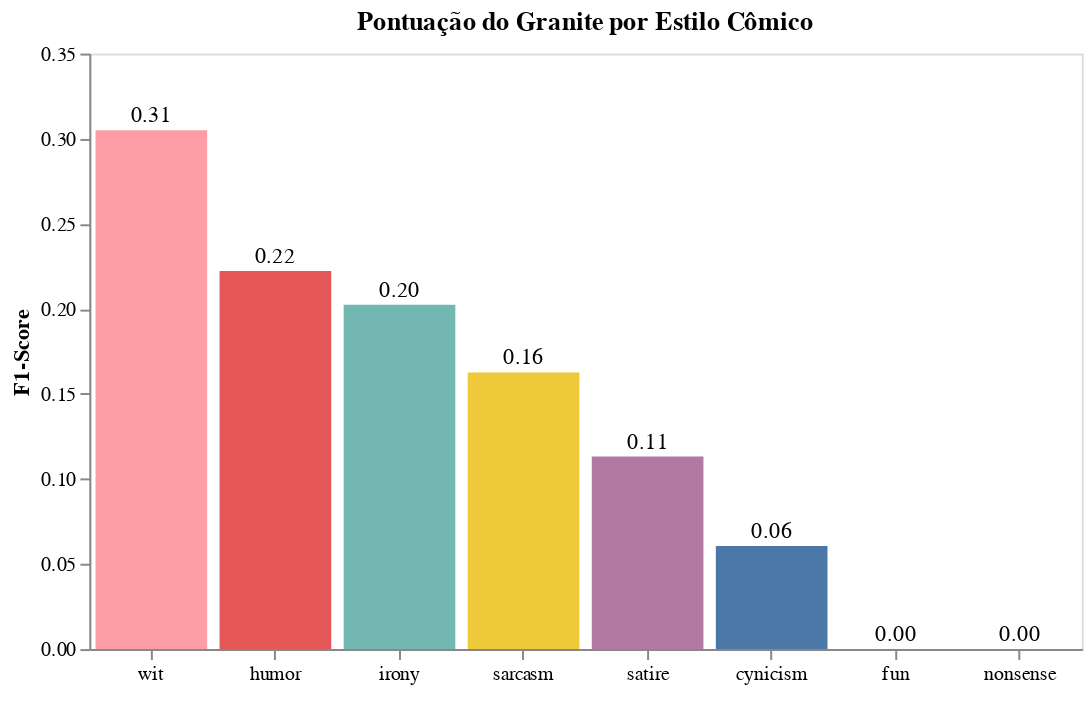

The cell this chart's notebook holds for it:
### Code cell
df_styles = pd.DataFrame(list(cs_special_granite_results.items()), columns=['style', 'score'])

chart = alt.layer(
    alt.Chart(df_styles).mark_bar().encode(
        x=alt.X('style:N', title=' ', sort='-y', axis=alt.Axis(grid=False)),
        y=alt.Y('score:Q', title='F1-Score', axis=alt.Axis(grid=False)),
        color=alt.Color('style:N', legend=None)
    ),
    alt.Chart(df_styles).mark_text(
        align='center',
        baseline='bottom',
        dy=-2
    ).encode(
        x=alt.X('style:N', sort='-y'),
        y='score:Q',
        text=alt.Text('score:Q', format=".2f")
    )
).properties(
    title='Pontuação do Granite por Estilo Cômico',
    width=500,
    height=300
).configure_axisX(
    labelAngle=0
)

chart.save(os.path.join(visus_path, "granite_f1_per_style.png"), scale_factor=3.0)
chart.show()

### Figure 1 — Vega-Lite specification as saved in the notebook (floating-point values rounded to 4 significant figures)
{"config": {"view": {"continuousWidth": 300, "continuousHeight": 300}, "axisX": {"labelAngle": 0}}, "layer": [{"mark": {"type": "bar"}, "encoding": {"color": {"field": "style", "legend": null, "type": "nominal"}, "x": {"axis": {"grid": false}, "field": "style", "sort": "-y", "title": " ", "type": "nominal"}, "y": {"axis": {"grid": false}, "field": "score", "title": "F1-Score", "type": "quantitative"}}}, {"mark": {"type": "text", "align": "center", "baseline": "bottom", "dy": -2}, "encoding": {"text": {"field": "score", "format": ".2f", "type": "quantitative"}, "x": {"field": "style", "sort": "-y", "type": "nominal"}, "y": {"field": "score", "type": "quantitative"}}}], "data": {"name": "data-280d478b0c5643f2362e95db95ca73d2"}, "height": 300, "title": "Pontuação do Granite por Estilo Cômico", "width": 500, "$schema": "https://vega.github.io/schema/vega-lite/v5.20.1.json", "datasets": {"data-280d478b0c5643f2362e95db95ca73d2": [{"style": "fun", "score": 0.0}, {"style": "humor", "score": 0.2222}, {"style": "nonsense", "score": 0.0}, {"style": "wit", "score": 0.305}, {"style": "irony", "score": 0.2025}, {"style": "satire", "score": 0.1132}, {"style": "sarcasm", "score": 0.1626}, {"style": "cynicism", "score": 0.06061}]}}
